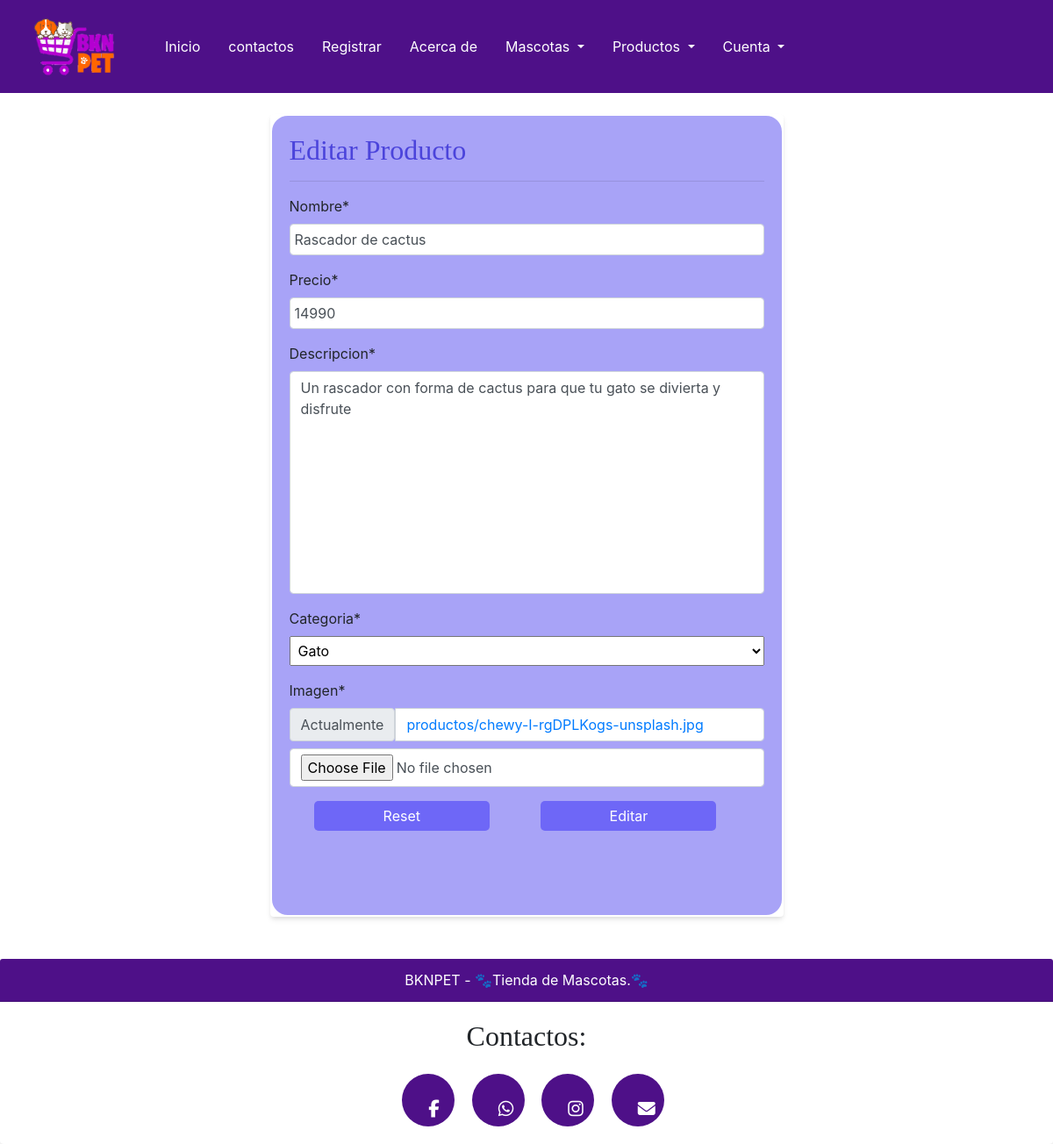
The app's page /modificar-producto/13/ (signed in) with its own data.
### app/models.py (models this page shows, shortened)
class Producto(models.Model):
    nombre = models.CharField(max_length=50)
    precio = models.IntegerField()
    descripcion = models.TextField()
    categoria = models.ForeignKey(Categoria, on_delete=models.PROTECT)
    imagen = models.ImageField(upload_to="productos", null=True)

class Categoria(models.Model):
    nombre = models.CharField(max_length=50)
    def __str__(self):
        return self.nombre

### app/views.py (the view, shortened to what this page needs)
# urls.py: path('modificar-producto/<int:id>/', modificar_producto, name="modificar_producto"),
@permission_required('app.change_producto')
def modificar_producto(request, id):
    producto = get_object_or_404(Producto, id=id)
    data = {
        'form' : ProductoForm(instance=producto)
    }
    return render(request, 'CRUD/modificar.html',data)

### app/forms.py
class ProductoForm(forms.ModelForm):
    class Meta:
        model = Producto
        fields = '__all__'

### app/templates/CRUD/modificar.html (shortened to what this page needs)
{%extends 'app/base.html'%}
{% load static %}
{% block css %}
<link rel="stylesheet" href="https://cdn.jsdelivr.net/npm/bootstrap@4.0.0/dist/css/bootstrap.min.css"
integrity="sha384-Gn5384xqQ1aoWXA+058RXPxPg6fy4IWvTNh0E263XmFcJlSAwiGgFAW/dAiS6JXm">
<link rel="stylesheet" href="{% static 'app/css/estilos_3.css' %}">
<link rel="stylesheet" href="{% static 'app/css/estilos_1.css'%}">
{% endblock %}
{% block contenido %}
{% load crispy_forms_tags %}
<body style="background-image: url({% static 'app/img/krista-mangulsone-9gz3wfHr65U-unsplash.jpg'%})"
<br><br>
<div class="row">
    <div class="col-12 col-md-6 offset-md-3">
        <div class="card">
            <div class="card-body" style="background-color: #a8a3f7; border-radius: 20px; border: 2px solid white;" >
                <div class="form">
                    <h2 class="titulo " style="color: #4b44db;">Editar Producto</h2>
                    <hr>
                    <form action="" method="post" enctype="multipart/form-data"  >
                        {{ form | crispy }}
                        <div class="d-flex justify-content-end ">
                            <input type="reset" name="Cancelar" class="button btn-secondary" style="background-color: #6e67f7;">
                            <input type="submit" value="Editar" class="button btn-primary" style="background-color: #6e67f7;">
                        </div>
                    </form>
                </div>
            </div>
        </div>
    </div>
</div>
{% endblock %}

### app/static/app/css/estilos_1.css (style rules this page uses)
body { margin: 0cm; }
.card { border: 0 !important; box-shadow: 0 4px 6px -1px rgba(0,0,0,0.1), 0 2px 4px -1px rgba(0,0,0,0.06); }
.titulo { color: #4e1088; }
#container_01 h1,h2 { font-family: cursive; }

### app/static/app/css/estilos_3.css (style rules this page uses)
input[type=text], input[type=email], input[type=number], select, textarea { width: 100%; padding: 5px; }
textarea { resize: none; }
.button { padding:5px 10px; border: none; border-radius: 5px; margin-right: 10%; cursor: pointer; width: 200px; margin-bottom: 14%; }

### records on screen
Producto: nombre "Rascador de cactus", precio "14990", descripcion "Un rascador con forma de cactus para que tu gato se divierta y disfrute", categoria "Gato"
